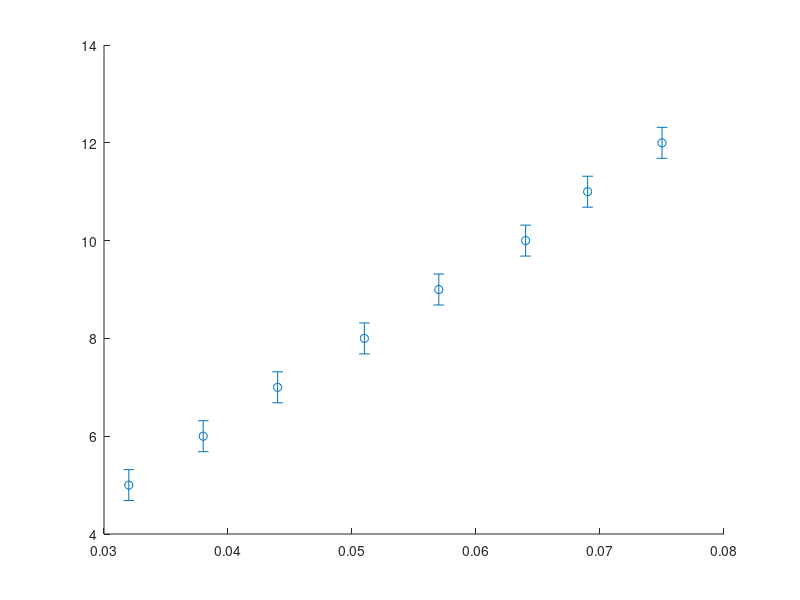

The MATLAB source for this figure: (Note: this script raises an error after producing the figure.)
V=[5;6;7;8;9;10;11;12];
I = [0.032;0.038;0.044;0.051;0.057;0.064;0.069;0.075];

m = 158.312;                  % from your fit
sigmaV = 0.01;                % V (Part I)
sigmaI = 0.002;               % A (Part I)

% effective vertical uncertainty used for chi^2
sigmaEff = sqrt( (sigmaV^2) + (m*sigmaI)^2 ) * ones(size(V));

Vhat = m*I;
res  = V - Vhat;

% Main plot
figure; 
errorbar(I, V, sigmaEff, 'o', 'LineStyle','none', 'MarkerSize', 6); hold on;
plot(I, Vhat, '-', 'LineWidth', 1.6);
xlabel('Current I (A)'); ylabel('Voltage V (V)');
title(sprintf('Rheostat: V = m I  (m = %.3f \\Omega)', m));
legend('data (\pm\sigma_{eff})','fit','Location','best'); grid on;